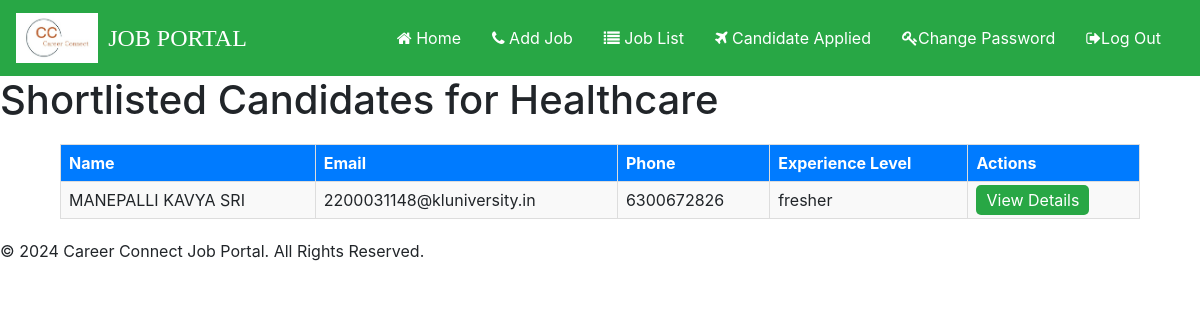
Page /shortlisted/9 on the committed database.
### job/models.py (models this page shows, shortened)
class Job(models.Model):
    recruiter = models.ForeignKey(Recruiter, on_delete=models.CASCADE)
    start_date = models.DateField()
    end_date = models.DateField()
    title = models.CharField(max_length=100)
    salary = models.FloatField(max_length=20)
    image = models.FileField()
    description = models.CharField(max_length=300)
    experience = models.CharField(max_length=50)
    location = models.CharField(max_length=100)
    skills = models.CharField(max_length=100)
    creationdate = models.DateField()
    shortlisted_candidates = models.ManyToManyField('Application', related_name='shortlisted_jobs', blank=True)

class Application(models.Model):
    user = models.ForeignKey(User, on_delete=models.CASCADE)
    job = models.ForeignKey(Job, on_delete=models.CASCADE)
    name = models.CharField(max_length=255)
    email = models.EmailField()
    phone = models.CharField(max_length=15)
    address = models.TextField()
    city = models.CharField(max_length=100)
    state = models.CharField(max_length=100)
    postal_code = models.CharField(max_length=20)
    experience_level = models.CharField(max_length=50)
    cover_letter = models.FileField(upload_to='cover_letter/')
    resume = models.FileField(upload_to='resumes/')
    created_at = models.DateTimeField(auto_now_add=True)

### job/views.py (the view)
# urls.py: path('shortlisted/<int:job_id>', view_shortlisted_candidates, name='view_shortlisted_candidates'),
def view_shortlisted_candidates(request, job_id):
    job = Job.objects.get(id=job_id)
    shortlisted_candidates = job.shortlisted_candidates.all()
    shortlisted_candidates = job.shortlisted_candidates.all()
    return render(request, 'shortlisted_candidates.html', {
        'job': job,
        'shortlisted_candidates': shortlisted_candidates
    })

### job/templates/shortlisted_candidates.html (shortened to what this page needs)
{% load static %}
{% block body %}
{% include 'recruiter_navigation.html' %}
<h1>Shortlisted Candidates for {{ job.title }}</h1>
<table style="width: 90%; margin: 20px auto; border-collapse: collapse;">
    <thead>
        <tr>
            <th style="padding: 8px; border: 1px solid #ddd; background-color: #007bff; color: white;">Name</th>
            <th style="padding: 8px; border: 1px solid #ddd; background-color: #007bff; color: white;">Email</th>
            <th style="padding: 8px; border: 1px solid #ddd; background-color: #007bff; color: white;">Phone</th>
            <th style="padding: 8px; border: 1px solid #ddd; background-color: #007bff; color: white;">Experience Level</th>
            <th style="padding: 8px; border: 1px solid #ddd; background-color: #007bff; color: white;">Actions</th>
        </tr>
    </thead>
    <tbody>
        {% for candidate in job.shortlisted_candidates.all %}
            <tr>
                <td style="padding: 8px; border: 1px solid #ddd; background-color: #f9f9f9;">{{ candidate.name }}</td>
                <td style="padding: 8px; border: 1px solid #ddd; background-color: #f9f9f9;">{{ candidate.email }}</td>
                <td style="padding: 8px; border: 1px solid #ddd; background-color: #f9f9f9;">{{ candidate.phone }}</td>
                <td style="padding: 8px; border: 1px solid #ddd; background-color: #f9f9f9;">{{ candidate.experience_level }}</td>
                <td style="padding: 8px; border: 1px solid #ddd; background-color: #f9f9f9;">
                    <a class="view-btn" href="{% url 'view_application_details' candidate.id %}">View Details</a>
                </td>
            </tr>
        {% empty %}
            <tr>
                <td colspan="5" style="text-align: center; color: #999; padding: 20px;">No shortlisted candidates yet.</td>
            </tr>
        {% endfor %}
    </tbody>
</table>
  <div class="footer">
        <p>&copy; 2024 Career Connect Job Portal. All Rights Reserved.</p>
    </div>
{% endblock %}

### job/templates/shortlisted_candidates.html (style rules this page uses)
table { width: 90%; margin: 20px auto; border-collapse: collapse; }
table th, table td { padding: 8px; border: 1px solid #ddd; text-align: left; }
table th { background-color: #007bff; color: white; }
table td { background-color: #f9f9f9; }
.view-btn, .shortlist-btn { padding: 5px 10px; color: white; background-color: #28a745; border: none; border-radius: 5px; cursor: pointer; text-decoration: none; }

### rows in the picture
Job: title "Healthcare"
Application: name "MANEPALLI KAVYA SRI", email "2200031148@kluniversity.in", phone "6300672826", experience_level "fresher"
